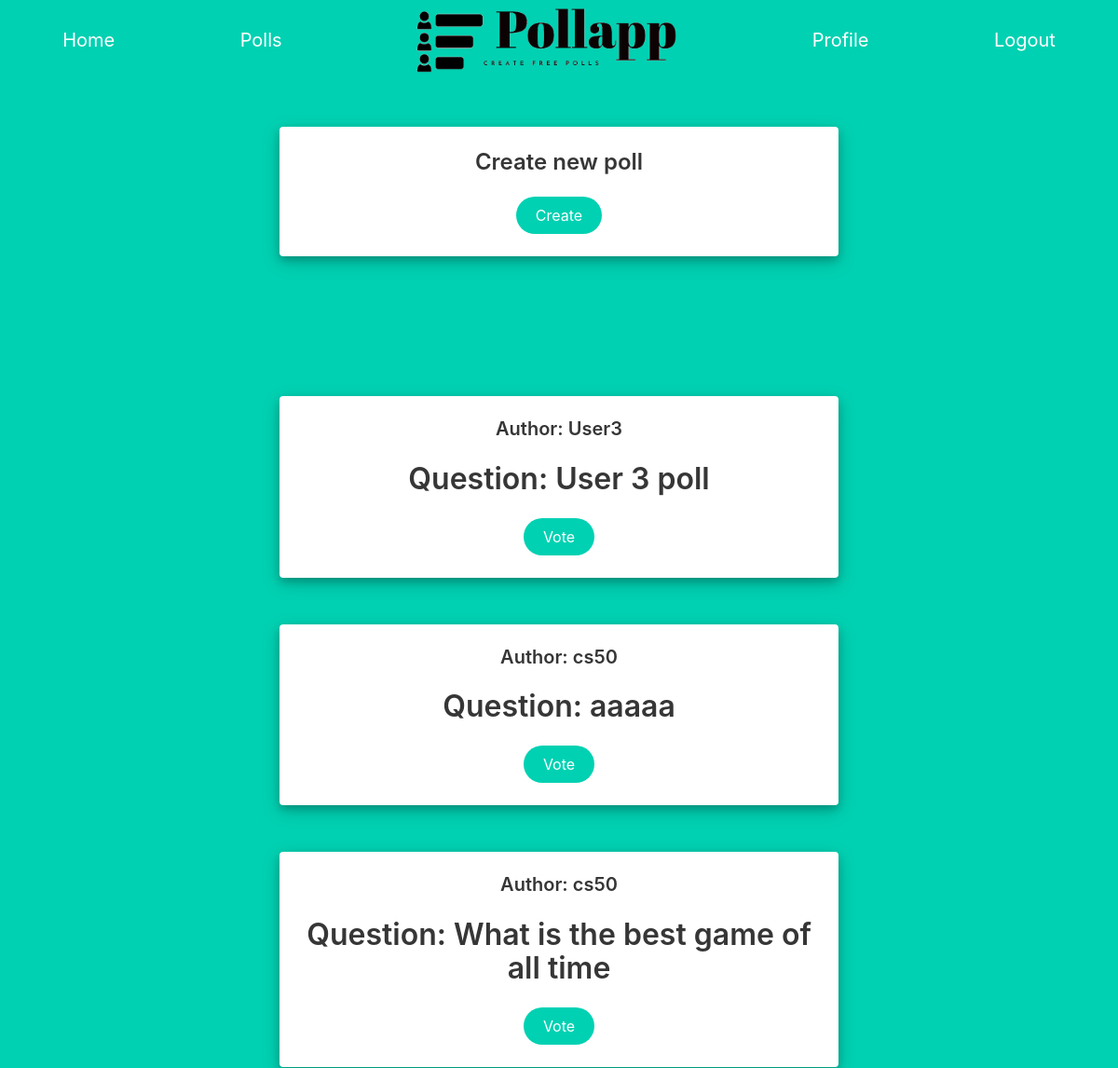
The page /polls (signed in, upper part) on the database as committed earlier.
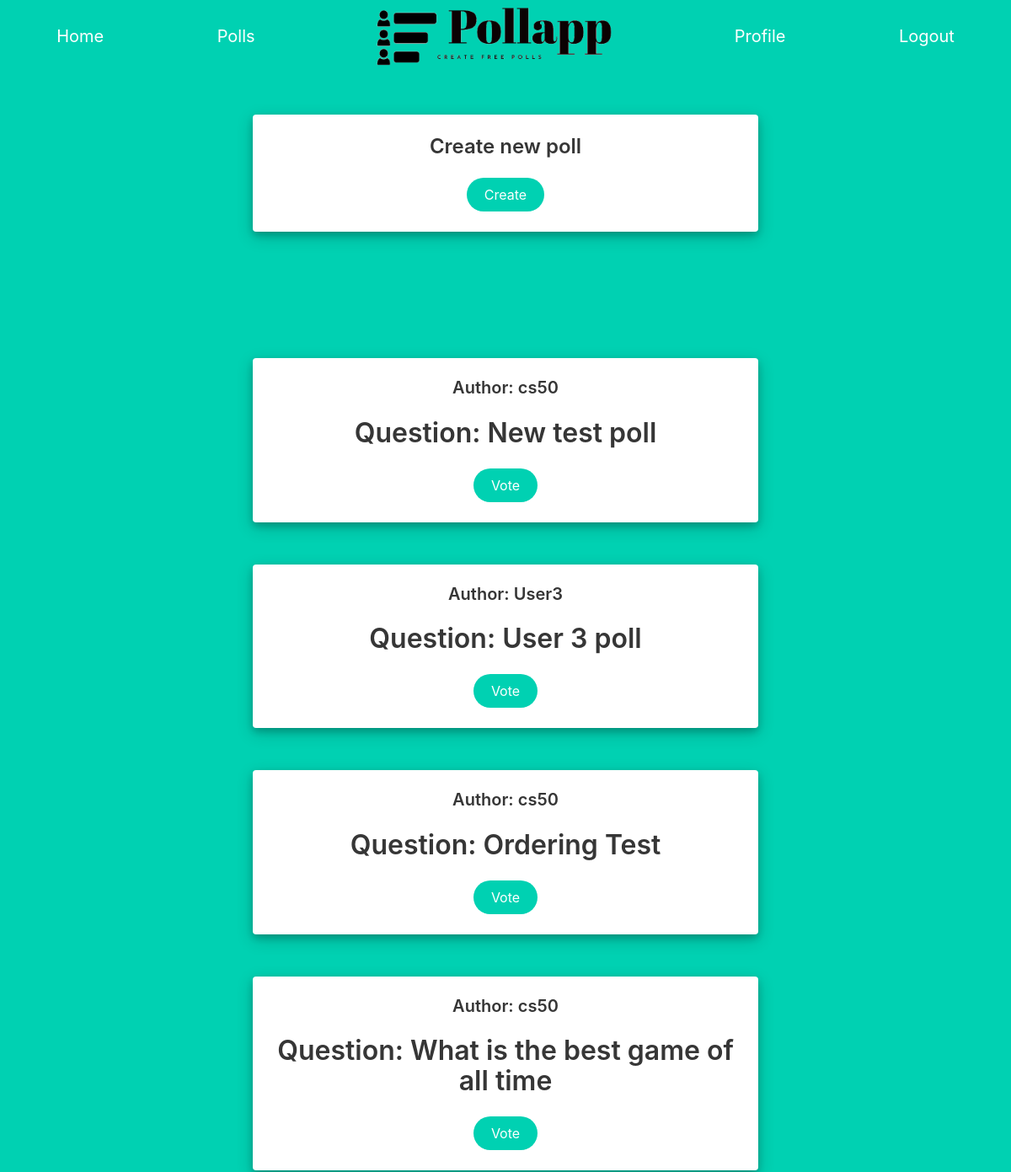
The same page on the database as committed later.
### Pollapp/models.py (models this page shows, shortened)
class Poll(models.Model):
    user = models.ForeignKey(User, on_delete=models.CASCADE)
    url = models.CharField(max_length=24)
    poll_question = models.CharField(max_length=64)
    options = models.ManyToManyField(Option, symmetrical=False, blank=True , related_name="options")
    votes = models.ManyToManyField(Votes, symmetrical=False, blank=True, related_name="votes")
    likes = models.ManyToManyField(User, symmetrical=False, blank=True, related_name="likes")
    private = models.BooleanField()
    active = models.BooleanField(default=True)

class User(AbstractUser):
    def __str__(self):
        return f"{self.username}"

### Pollapp/views.py (the view)
# urls.py: path("polls", views.polls, name="polls"),
def polls(request):
    all_public_polls = Poll.objects.filter(private=False, active=True).order_by("-id")
    return render(request, "Pollapp/polls.html", {
        "polls" : all_public_polls,
    })

### Pollapp/templates/Pollapp/polls.html
{% extends "Pollapp/layout.html" %}
{% block body %}
{% if user.is_authenticated %}
<div id="create_poll_card" class="card poll">
    <div class="card-content">
      <div class="media">
        <div class="media-content">
          <p class="title is-4">Create new poll</p>
          <form action="{% url 'create_poll' %}">
            <button class="button is-primary is-rounded" type="submit">Create</button>
          </form>
        </div>
      </div>
    </div>
  </div>
  {% for poll in polls %}
    {% if poll.active %}
      <div class="card poll">
        <div class="card-content">
          <div class="media">
            <div class="media-content">
              <p class="title is-5">Author: {{poll.user}}</p>
                <p class="title is-3">Question: {{poll.poll_question}}</p>
                <form action="{% url 'poll_page' poll.url %}">
                  <button class="button is-primary is-rounded" type="submit">Vote</button>
                </form>
              </div>
            </div>
          </div>
        </div>
    {% endif %}
  {% endfor %}
{% endif %}
{% endblock%}

Rows that differ between the two databases and show on the page:
no longer on this page (row edited): Poll: user "cs50", poll_question "aaaaa"
added Poll: user "cs50", poll_question "New test poll"
now on this page (row edited): Poll: user "cs50", poll_question "Ordering Test"
